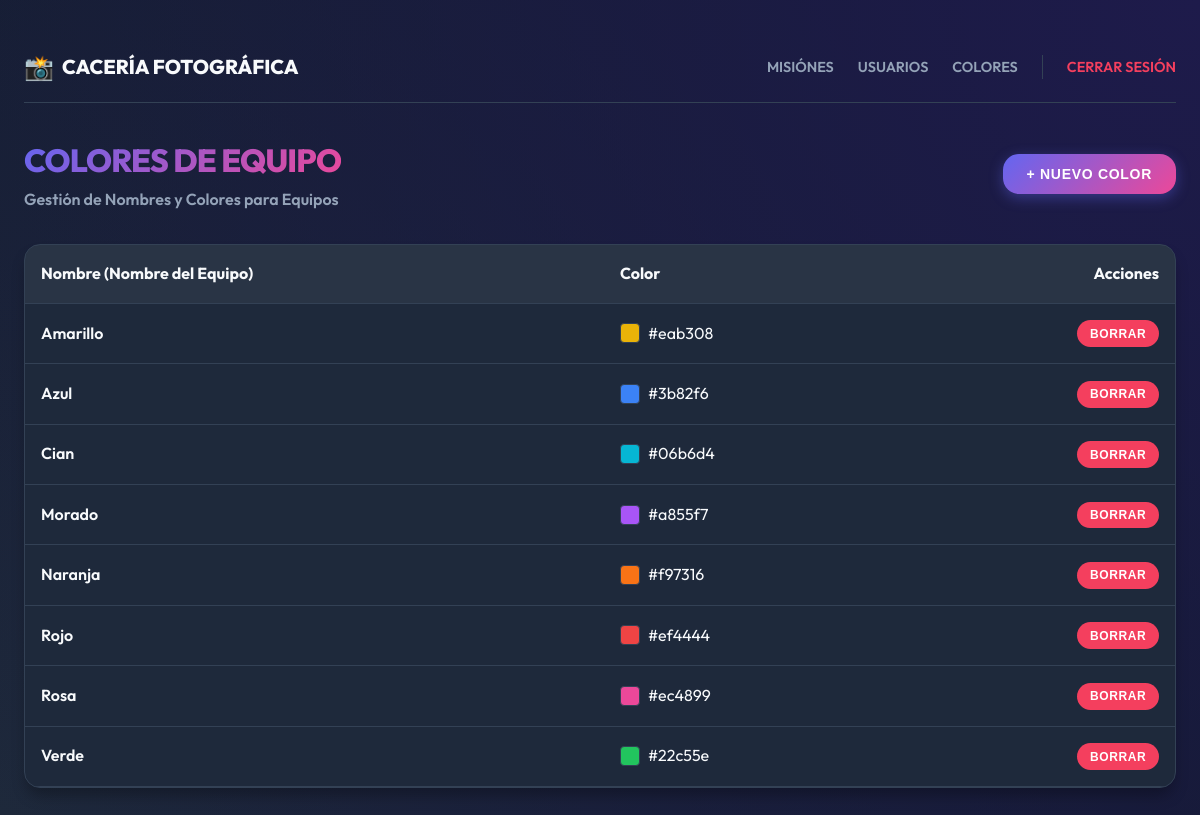
The page /admin/colors.php (signed in) on the database its author committed.
### tables this page shows
CREATE TABLE IF NOT EXISTS team_colors (
    id INT AUTO_INCREMENT PRIMARY KEY,
    name VARCHAR(50) NOT NULL UNIQUE,
    hex VARCHAR(7) NOT NULL,
    created_at TIMESTAMP DEFAULT CURRENT_TIMESTAMP
);

### includes/db.php (called while the page is built, shortened)
<?php
try {
    $pdo = new PDO("mysql:host=" . DB_HOST . ";dbname=" . DB_NAME . ";charset=utf8mb4", DB_USER, DB_PASS);
    $pdo->setAttribute(PDO::ATTR_ERRMODE, PDO::ERRMODE_EXCEPTION);
    $pdo->setAttribute(PDO::ATTR_DEFAULT_FETCH_MODE, PDO::FETCH_ASSOC);
} catch (PDOException $e) {
    die("Connection failed: " . $e->getMessage());
}
function db_query($query, $params = [])
{
    global $pdo;
    $stmt = $pdo->prepare($query);
    $stmt->execute($params);
    return $stmt;
}
function db_fetch_all($query, $params = [])
{
    return db_query($query, $params)->fetchAll();
}
?>

### admin/colors.php (the view, shortened to what this page needs)
<?php
require_once '../includes/db.php';
$colors = db_fetch_all("SELECT * FROM team_colors ORDER BY name ASC");
?>
<!DOCTYPE html>
<html lang="es">
<head>
    <link rel="stylesheet" href="../assets/css/style.css">
</head>
<body>
    <div class="container">
        <?php include 'includes/navbar.php'; ?>
        <header style="display: flex; justify-content: space-between; align-items: center; margin-bottom: 2rem;">
            <div>
                <h1
                    style="font-size: 2rem; background: var(--gradient); -webkit-background-clip: text; -webkit-text-fill-color: transparent;">
                    COLORES DE EQUIPO</h1>
                <p style="color: var(--text-muted); font-weight: 600;">Gestión de Nombres y Colores para Equipos</p>
            </div>
            <button class="btn btn-primary" onclick="toggleModal('createModal')">+ NUEVO COLOR</button>
        </header>
        <div class="card" style="padding: 0; overflow: hidden;">
            <table style="width: 100%; border-collapse: collapse; text-align: left;">
                <thead style="background: rgba(255,255,255,0.05);">
                    <tr>
                        <th style="padding: 1rem; border-bottom: 1px solid var(--border);">Nombre (Nombre del Equipo)
                        </th>
                        <th style="padding: 1rem; border-bottom: 1px solid var(--border);">Color</th>
                        <th style="padding: 1rem; border-bottom: 1px solid var(--border); text-align: right;">Acciones
                        </th>
                    </tr>
                </thead>
                <tbody>
                    <?php foreach ($colors as $color): ?>
                        <tr>
                            <td style="padding: 1rem; border-bottom: 1px solid var(--border); font-weight: 600;">
                                <?= htmlspecialchars($color['name']) ?></td>
                            <td style="padding: 1rem; border-bottom: 1px solid var(--border);">
                                <div style="display: flex; align-items: center; gap: 0.5rem;">
                                    <div
                                        style="width: 20px; height: 20px; border-radius: 4px; background-color: <?= htmlspecialchars($color['hex']) ?>; border: 1px solid var(--border);">
                                    </div>
                                    <span><?= htmlspecialchars($color['hex']) ?></span>
                                </div>
                            </td>
                            <td style="padding: 1rem; border-bottom: 1px solid var(--border); text-align: right;">
                                <form method="POST" style="display: inline;"
                                    onsubmit="return confirm('¿Eliminar este color?')">
                                    <button type="submit" class="btn"
                                        style="background: #f43f5e; color: white; padding: 0.4rem 0.8rem; font-size:0.75rem;">Borrar</button>
                                </form>
                            </td>
                        </tr>
                    <?php endforeach; ?>
                </tbody>
            </table>
        </div>
    </div>
</body>
</html>

### admin/includes/navbar.php (shortened to what this page needs)
<nav
    style="display: flex; justify-content: space-between; align-items: center; padding: 1rem 0; margin-bottom: 2rem; border-bottom: 1px solid var(--border);">
    <div style="font-weight: 800; font-size: 1.25rem; display: flex; align-items: center; gap: 0.5rem;">
        <span style="font-size: 1.5rem;">📸</span>
        <a href="/caceria/admin/dashboard.php" style="color: var(--text); text-decoration: none;">CACERÍA
            FOTOGRÁFICA</a>
    </div>
    <div style="display: flex; gap: 1.5rem; align-items: center;">
        <a href="/caceria/admin/dashboard.php"
            style="color: var(--text-muted); text-decoration: none; font-size: 0.9rem; font-weight: 600;">MISIÓNES</a>
        <a href="/caceria/admin/users.php"
            style="color: var(--text-muted); text-decoration: none; font-size: 0.9rem; font-weight: 600;">USUARIOS</a>
        <a href="/caceria/admin/colors.php"
            style="color: var(--text-muted); text-decoration: none; font-size: 0.9rem; font-weight: 600;">COLORES</a>
        <a href="/caceria/admin/logout.php"
            style="color: #f43f5e; text-decoration: none; font-size: 0.9rem; font-weight: 600;">CERRAR
            SESIÓN</a>
    </div>
</nav>

### assets/css/style.css (style rules this page uses)
* { box-sizing: border-box; margin: 0; padding: 0; }
body { font-family: 'Outfit', 'Inter', system-ui, -apple-system, sans-serif; background-color: var(--bg); background-image: radial-gradient(circle at top right, #1e1b4b, transparent), radial-gradient(circle at bottom left, #1e293b, transparent); color: var(--text); line-height: 1.6; min-height: 100vh; }
.container { max-width: 1200px; margin: 0 auto; padding: 2rem 1.5rem; animation: fadeIn 0.5s ease-out; }
h1, h2, h3 { letter-spacing: -0.025em; font-weight: 800; }
.card { background: var(--card); border: 1px solid var(--border); border-radius: var(--radius); padding: 2.5rem; box-shadow: 0 10px 15px -3px rgba(0, 0, 0, 0.3); transition: transform 0.2s, border-color 0.2s; backdrop-filter: blur(10px); }
.btn { display: inline-flex; align-items: center; justify-content: center; padding: 0.75rem 1.5rem; border-radius: var(--radius); font-weight: 700; cursor: pointer; transition: all 0.3s; border: none; text-decoration: none; gap: 0.5rem; text-transform: uppercase; font-size: 0.875rem; letter-spacing: 0.05em; }
.btn-primary { background: var(--gradient); color: white; box-shadow: 0 4px 14px 0 rgba(99, 102, 241, 0.39); }

### rows shown on the page
team_colors: name "Amarillo", hex "#eab308"
team_colors: name "Azul", hex "#3b82f6"
team_colors: name "Cian", hex "#06b6d4"
team_colors: name "Morado", hex "#a855f7"
team_colors: name "Naranja", hex "#f97316"
team_colors: name "Rojo", hex "#ef4444"
team_colors: name "Rosa", hex "#ec4899"
team_colors: name "Verde", hex "#22c55e"
